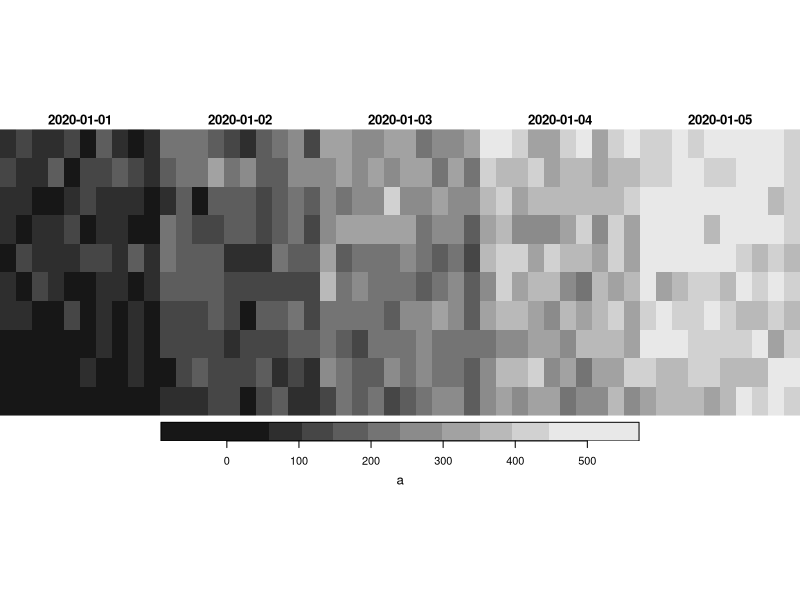

Write the R code that produced this figure.
## ---- chunk 1
v = 1:24
class(v)
dim(v) # NULL: does not exist yet
dim(v) = c(6, 4)
attr(v, "dim")
dim(v)
class(v)
v
## ---- chunk 2
m = matrix(1:24, nrow = 6, ncol = 4, byrow = TRUE)
m
## ---- chunk 3
dim(v) = c(4, 6)
v2 = t(v)
v2
## ---- chunk 4
as.vector(v)
as.vector(v2)
## ---- chunk 5
a = array(1:24, dim = c(2, 3, 4))
a
a[2,2,2]
## ---- chunk 6
row = 2
col = 3
nrow = 6
index = (col - 1) * nrow + row
index
v[index]
v[row, col]
## ---- chunk 7
dim1 = 2
dim2 = 3
dim3 = 4
i = 2
j = 2
k = 2
index = (k - 1) * (dim1 * dim2) + (j - 1) * dim1 + i
index
a[index]
a[i, j, k]
## ---- chunk 8
df = data.frame(a = 1:3, b = c("x", "y", "z"), c = Sys.Date() + 1:3)
df
as.matrix(df) # converts to character matrix
df2 = data.frame(a = 1:3, b = 4:6, c = c(TRUE, FALSE, NA))
as.matrix(df2) # converts to numeric matrix
## ---- chunk 9
a1 = array(1:24, dim = c(2, 3, 4))
a2 = array(24:1, dim = c(2, 3, 4))
a_sum = a1 + a2
a_sum
a_prod = a1 * a2
a_prod
a_prod[1,1,1] # 1 * 24
a_prod[2,3,4] # 12 * 13
a1 + 10 # adds 10 to each element
a1 * 2 # multiplies each element by 2
a1 / 2 # divides each element by 2
a1 - 2 # subtracts 2 from each element
a1 ^ 2 # squares each element
a1 %% 2 # modulus of each element
a1 %/% 2 # integer division of each element
a1 > 12 # logical array
a1[a1 > 12] # extracts elements greater than 12
mean(a1) # mean of all elements
sd(a1) # standard deviation of all elements
sum(a1) # sum of all elements
range(a1) # range of all elements
dim(a1) # dimensions of the array
length(a1) # total number of elements
str(a1) # structure of the array
summary(a1) # summary of the array
table(a1) # frequency table of the elements
apply(a1, 1, mean) # mean of each row (1st dimension)
apply(a1, 2, mean) # mean of each column (2nd dimension)
apply(a1, 3, mean) # mean of each slice (3rd dimension)
apply(a1, c(1,2), mean) # mean of each row-column combination (1st and 2nd dimensions)
apply(a1, c(1,3), mean) # mean of each row-slice combination (1st and 3rd dimensions)
apply(a1, c(2,3), mean) # mean of each column-slice combination (2nd and 3rd dimensions)
rowSums(a1) # sum of each row
colSums(a1) # sum of each column
sliceSums = function(x) apply(x, 3, sum); sliceSums(a1) # sum of each slice
rowMeans(a1) # mean of each row
colMeans(a1) # mean of each column
sliceMeans = function(x) apply(x, 3, mean); sliceMeans(a1) # mean of each slice
a1[,,1] # first slice
a1[,,2] # second slice
a1[,,3] # third slice
a1[,,4] # fourth slice
a1[1,,] # first row across all slices
a1[2,,] # second row across all slices
a1[,1,] # first column across all slices
a1[,2,] # second column across all slices
a1[,3,] # third column across all slices
a1[1,1,] # first row, first column across all slices
a1[2,3,] # second row, third column across all slices
a1[1,,1] # first row across first slice
a1[2,,4] # second row across fourth slice
a1[,1,1] # first column across first slice
a1[,3,4] # third column across fourth slice
## ---- chunk 10
library(stars)
# create a 3D array with dimensions (x, y, time)
data = array(1:(10*10*5) + rnorm(500)*50, dim = c(x = 10, y = 10, time = 5))
# create a stars object
raster_cube = st_as_stars(list(a = data))
raster_cube
raster_cube |>
  st_set_dimensions("x", values = 1:10, xy = c("x", "y")) |>
  st_set_dimensions("y", values = 51:60) |>
  st_set_dimensions("time", values = as.Date("2020-01-01") + 0:4) |> 
  st_set_crs(st_crs("OGC:CRS84")) -> raster_cube
raster_cube
# plot the first time slice
plot(raster_cube)
